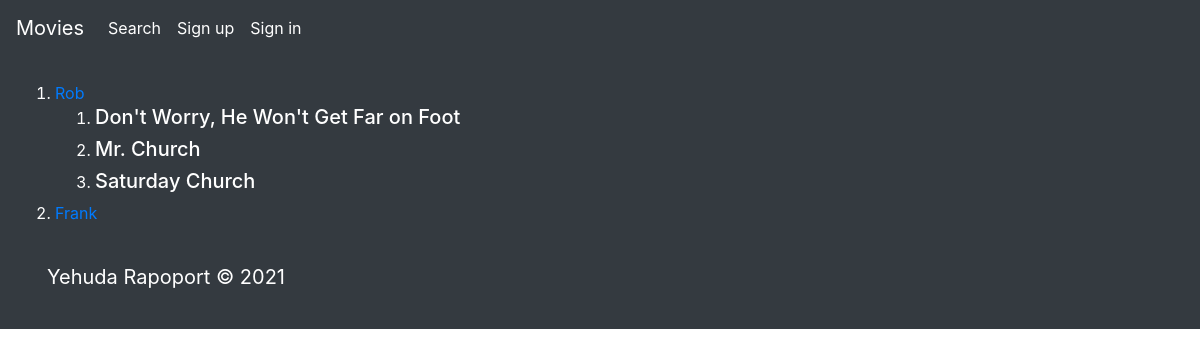
Screenshot of /users with the database file from the repository.
### webapp/models.py (models this page shows, shortened)
class User(db.Model, flask_login.UserMixin): # db.Model is required if you want to create an SQL model
    id = db.Column(db.Integer(), primary_key=True)
    name = db.Column(db.String(64), unique=True, nullable=False)
    password = db.Column(db.String(64), nullable=False)
    email = db.Column(db.String(120), unique=True, nullable=True)
    image_file = db.Column(db.String(20), nullable=True, default='default.jpeg')
    fav_movies = db.relationship("Movie", backref="users", secondary=user2movies)

class Movie(db.Model):
    id = db.Column(db.Integer(), primary_key=True)
    title = db.Column(db.String(64), nullable=False)
    poster_path = db.Column(db.String(128))
    description = db.Column(db.String(64))
    movie_id = db.Column(db.Integer(), unique=True, nullable=False)
    movie_comments = db.relationship("Comment", backref="comments", secondary=movie2comments)

### webapp/routes.py (the view)
@app.route("/users")
def users_list():
    users = models.User.query.all()            # Return a list of users
    if users:
        return flask.render_template("users_list.html", users=users)
    else:
        flask.flash("No users have been added to the database.", "danger")
        return flask.redirect('/')

### webapp/templates/users_list.html
{% extends "base.html" %}
{% block content %}
    <ol>
        {% for user in users %}
            <li>
                <a href="{{ url_for('profile_page', user_id=user.id) }}">{{ user.name }}</a>
            </li>
            <ol>
                {% for movie in user.fav_movies %}
                   <li>
                       <a style="text-decoration: none; color: white" href="http://127.0.0.1:5000/movie/{{movie.movie_id}}"><h5>{{movie.title}}</h5> </a>
                   </li>
                {% endfor %}
            </ol>
        {% endfor %}
    </ol>
{% endblock %}

### rows the page displays
User: name "Rob"
Movie: title "Don't Worry, He Won't Get Far on Foot"
Movie: title "Mr. Church"
Movie: title "Saturday Church"
User: name "Frank"
